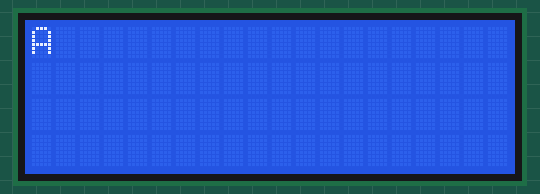
Simulated run of this sketch. Board: Arduino Uno, built with avr-gcc and run on an emulated ATmega328P. Shown: 20×4 character LCD.

Above: at 0.21 s.
At 5.08 s:
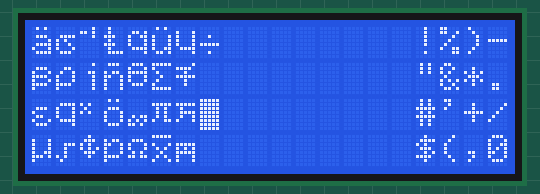
At 9.94 s:
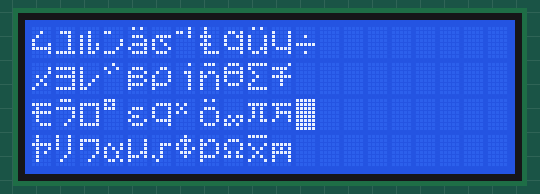
At 19.97 s:
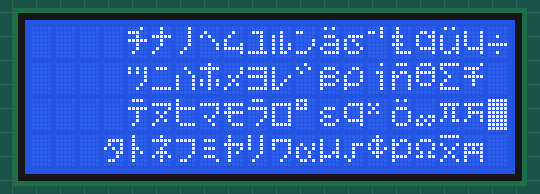
At 29.7 s:
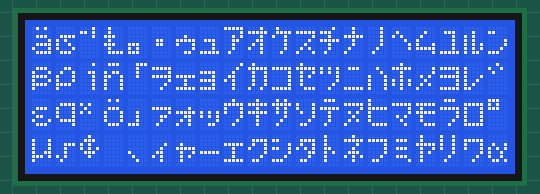
At 39.73 s:
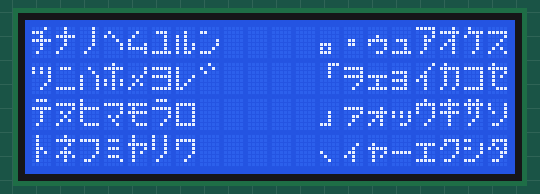

The sketch:

lcd-test.ino
```cpp
// LCD TEST
// PBA 2018-05-02

#include <LiquidCrystal.h>

LiquidCrystal lcd(7, 6, 5, 4, 3, 2);

#define LCD_ROWS 4
#define LCD_COLS 20

void setup()
{
  lcd.begin(LCD_COLS, LCD_ROWS);
  lcd.clear() ;
}

void loop()
{
static byte x,y; static byte c='A';
  lcd.setCursor(x,y);
  lcd.write(c++);
  if(++y==LCD_ROWS)
    {y=0; if(++x==LCD_COLS) x=0;}
  delay(20);
}
```
